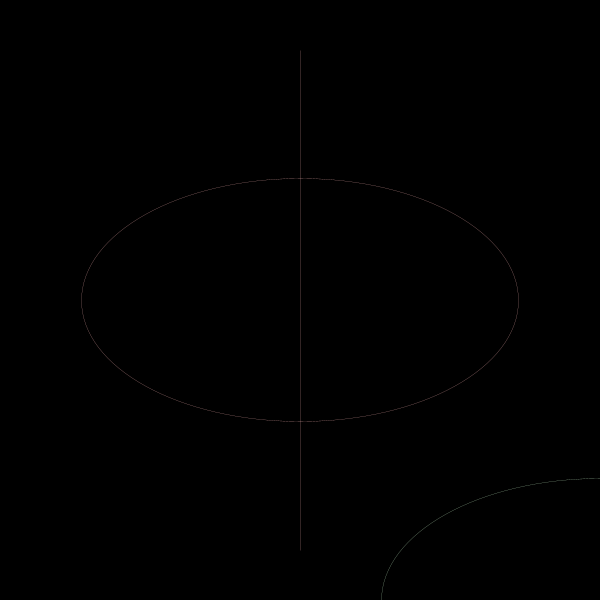
Frame 1 (no input)
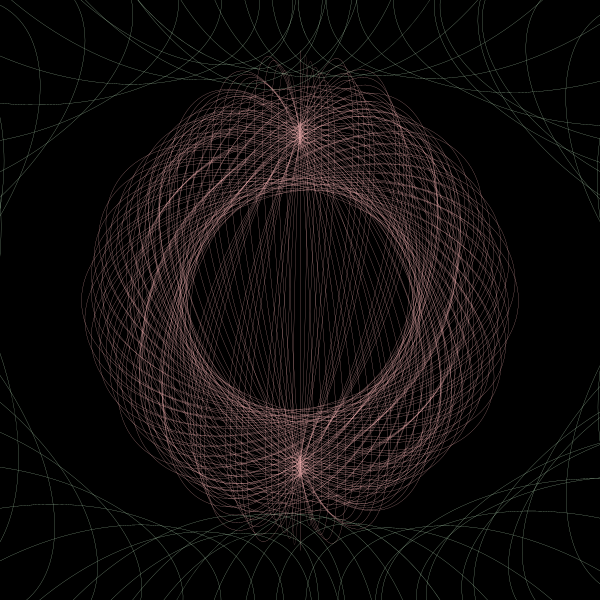
Frame 60 (the mouse pressed at the canvas centre just before this capture)
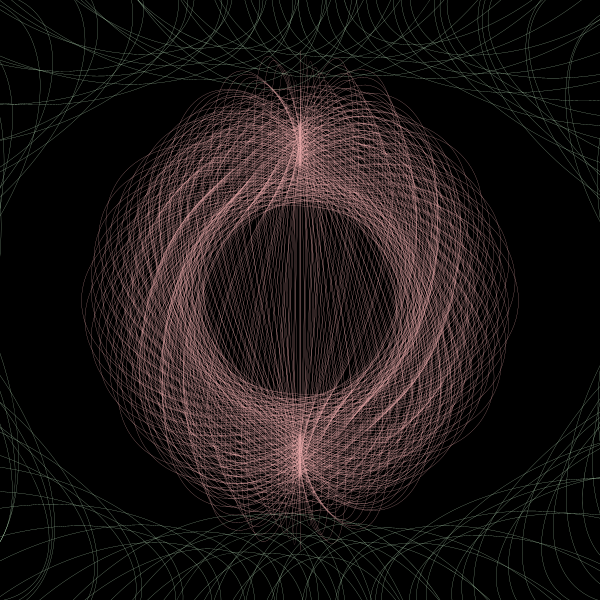
Frame 120 (the mouse held since frame 60 and released just before this capture)

The Processing sketch that drew these frames (run headless with seeded random() and noise(); from frame 60 on, the mouse is pressed at the canvas centre):

// Processing sketch: processing_167798
// ── processing_167798.pde

float x, y, z, a;
float angle = 0;
float angle2 = 200;
float r = 500;
float d = 1;

void setup(){
  size(600,600);
  background(#000000);
}

void draw(){
  
  x = r * sin(angle);
  y = r * cos(angle);
  z = r * sin(angle2);
  a = r * cos(angle2);
  //angle = angle + 0.01;
  
  strokeWeight(0.2);
  stroke(247, 178, 178);
  noFill();
  translate(width/2, height/2);
  rotate(angle);
  //line (0, 0, x, y);
  ellipse(0, 0, x, y);
  ellipse(0, 0, z, a);
  
  strokeWeight(0.2);
  stroke(197, 239, 198);
  noFill();
  translate(width/2, height/2);
  rotate(angle);
  //line (0, 0, x, y);
  ellipse(0, 0, z, a);
  
  
  
  
  angle = angle + 5;
  r = r - d;
  
  if (r == 0 || r ==300){
   d = d* -1; 
  }
  
  println(x + " : " +y);
}
